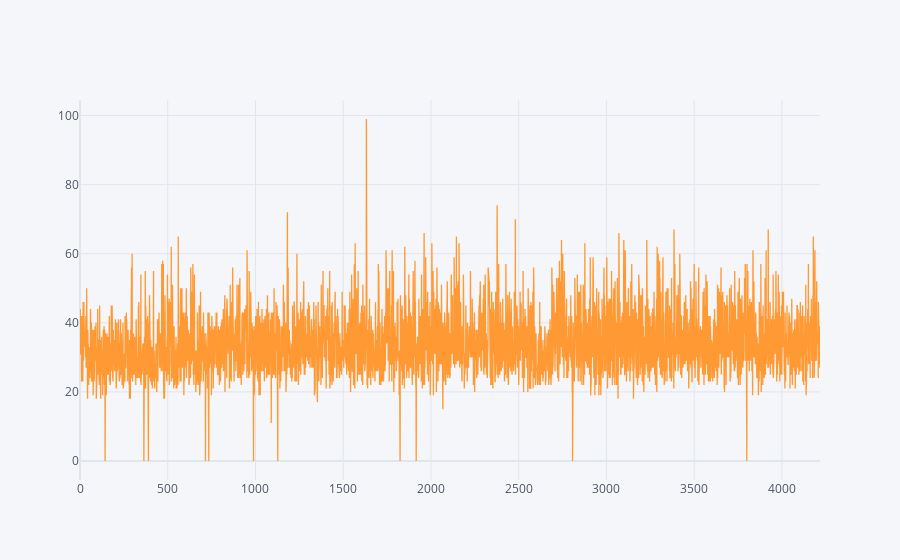

Notebook cell for this chart:
### Markdown cell above
Lets observe how data can be easily cleaned through visualization

### Code cell
survey["Age"].iplot()
survey["Age"].describe()

### Figure 1 — Plotly figure (JSON) as saved in the notebook; plotly's stock layout.template omitted (floating-point values rounded to 4 significant figures; data arrays with more than 128 entries replaced by an {"elided": "..."} marker saying what was removed)
{"data": [{"line": {"color": "rgba(255, 153, 51, 1.0)", "dash": "solid", "shape": "linear", "width": 1.3}, "mode": "lines", "name": "Age", "text": "", "type": "scatter", "x": {"elided": "4218 int values"}, "y": {"elided": "4218 int values"}}], "layout": {"legend": {"bgcolor": "#F5F6F9", "font": {"color": "#4D5663"}}, "paper_bgcolor": "#F5F6F9", "plot_bgcolor": "#F5F6F9", "title": {"font": {"color": "#4D5663"}}, "xaxis": {"gridcolor": "#E1E5ED", "showgrid": true, "tickfont": {"color": "#4D5663"}, "title": {"font": {"color": "#4D5663"}, "text": ""}, "zerolinecolor": "#E1E5ED"}, "yaxis": {"gridcolor": "#E1E5ED", "showgrid": true, "tickfont": {"color": "#4D5663"}, "title": {"font": {"color": "#4D5663"}, "text": ""}, "zerolinecolor": "#E1E5ED"}}}
